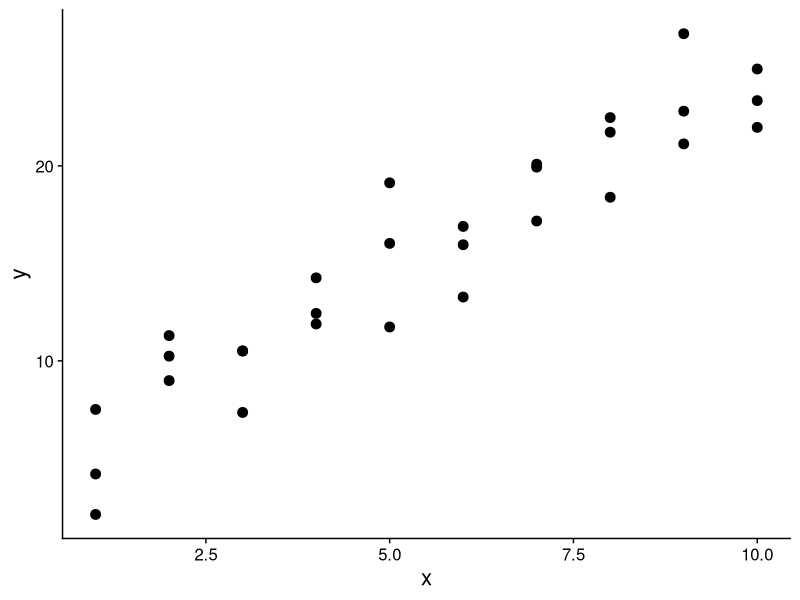
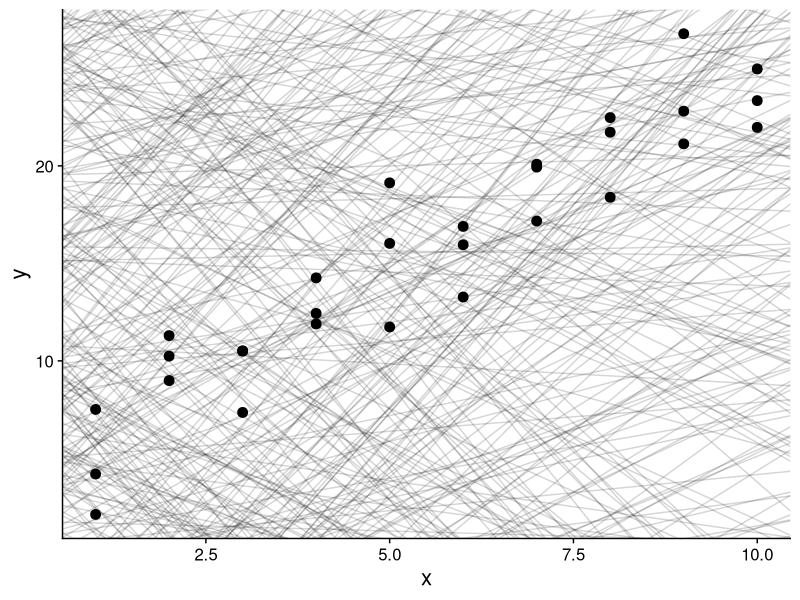
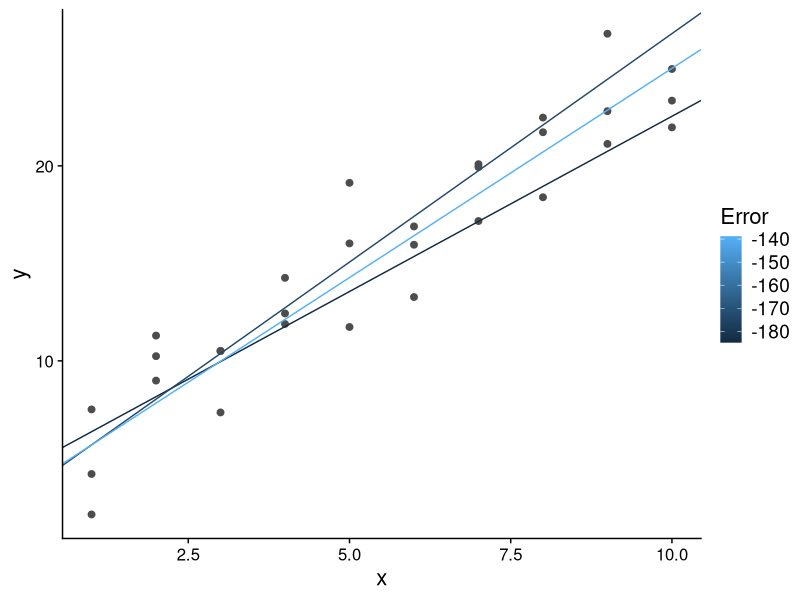
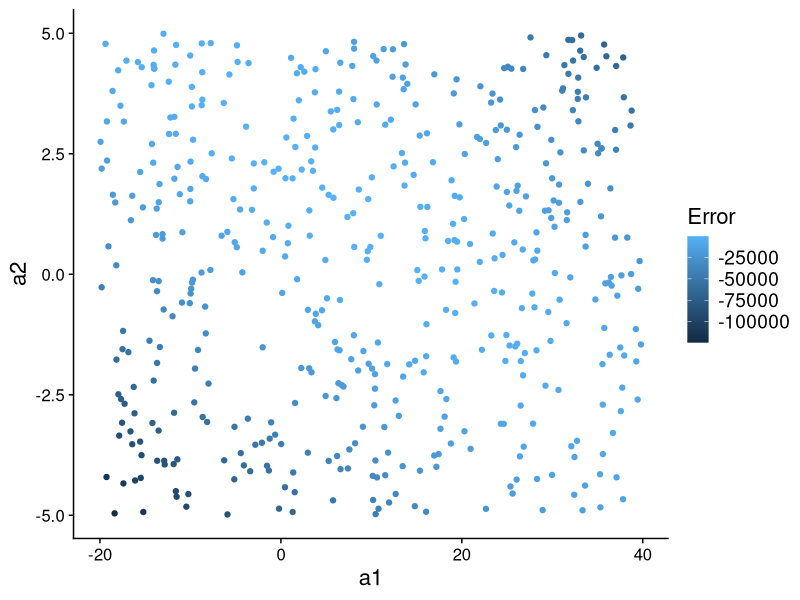
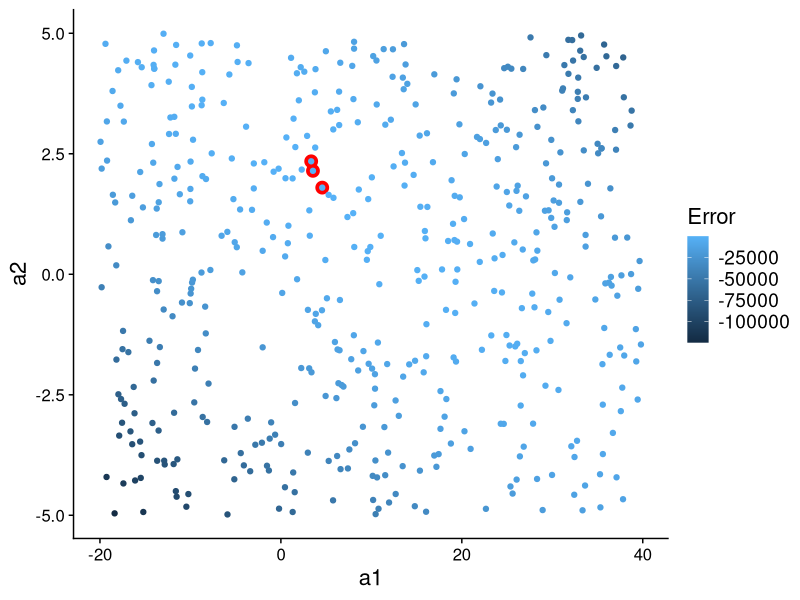
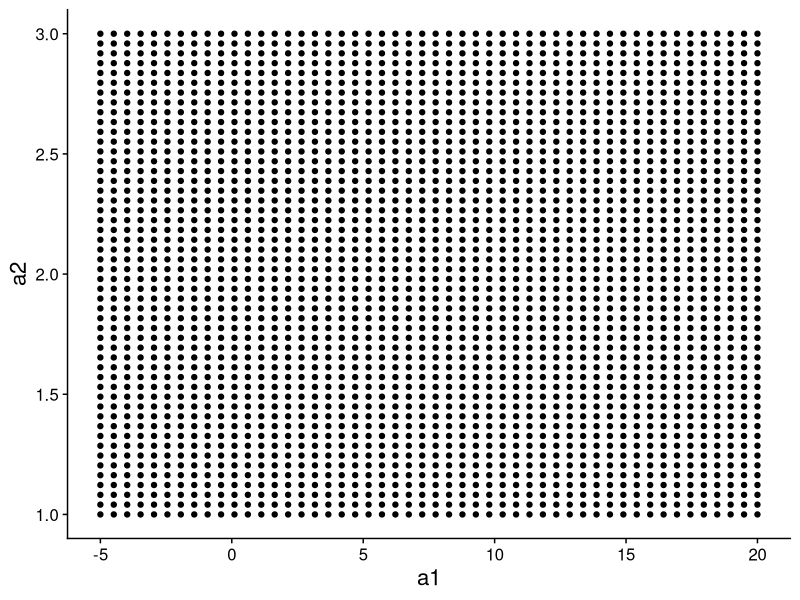
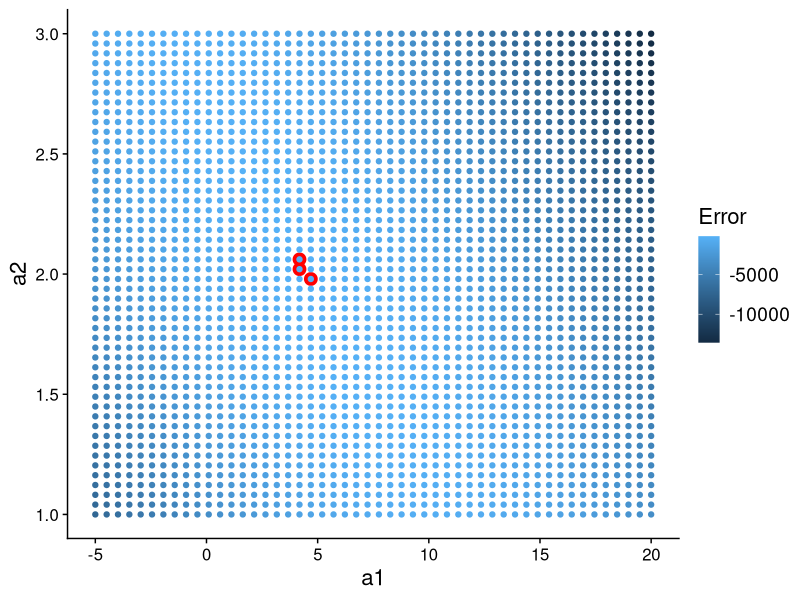
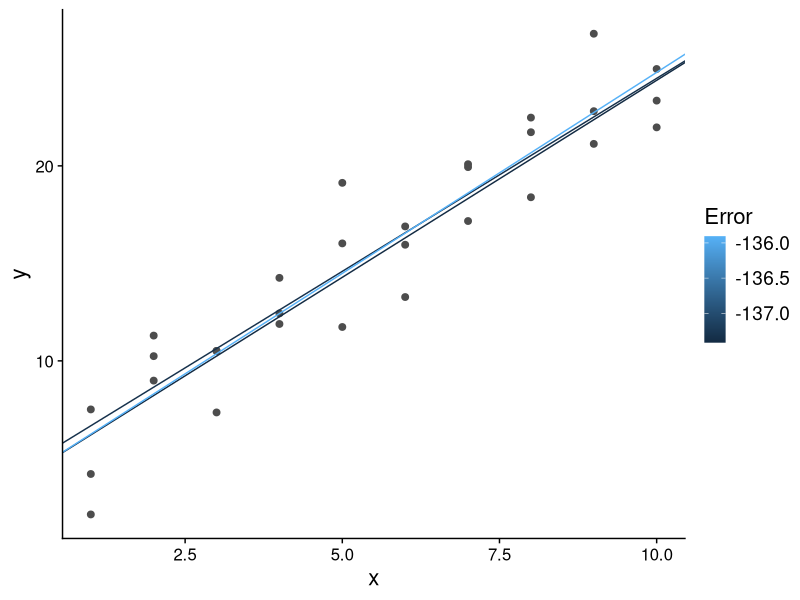

Source code (R) for these figures, in order:
## ---- chunk 1
library(tidyverse)
library(modelr)
# The cowplot package has a nice theme for ggplot *and* all sorts of useful
# other features.
library(cowplot)
# With theme_set, we can set the default ggplot theme to be the cowplot theme.
theme_set(theme_cowplot())
## ---- chunk 2
head(sim1)
## ---- chunk 3
s1_plot <- ggplot(sim1, aes(x, y)) +
  geom_point(size=3) +
  theme(
    text=element_text(size=16)
  )
s1_plot
## ---- chunk 4
models <- tibble(
  a1 = runif(500, -20, 40),
  a2 = runif(500, -5, 5)
)
head(models)
## ---- chunk 5
rand_search_plot <- ggplot(sim1, aes(x, y)) +
  geom_abline(
    data = models,
    aes(intercept = a1, slope = a2),
    alpha = 1/6
  ) +
  geom_point(
    size=3
  ) +
  theme(
    text = element_text(size=16)
  )
rand_search_plot
## ---- chunk 6
# run_model <- function(a, data) {
#   a[1] + data$x * a[2]
# }
# model1(c(7, 1.5), sim1)

run_model <- function(a1, a2, data) {
  return(a1 + (data$x * a2) )
}
## ---- chunk 7
run_model(7, 1.5, sim1)
## ---- chunk 8
# measure_error returns the sum of squared error between the model output
# and the true value of the response variable in our training data.
measure_error <- function(model_params, data) {
  diff <- data$y - run_model(model_params[1], model_params[2], data)
  return(sum(diff ^ 2))
}
## ---- chunk 9
measure_error(c(7, 1.5), sim1)
## ---- chunk 10
# I define this sim1_err function to make it easy to use mapply to compute
# the error for *all* models at once.
sim1_err <- function(a1, a2) {
  measure_error(c(a1, a2), sim1)
}

models$error <- mapply(
  sim1_err,
  models$a1,
  models$a2
)
models
## ---- chunk 11
top_models_plot <- ggplot(
    sim1,
    aes(x, y)
  ) +
  geom_point(
    size = 2,
    colour = "grey30"
  ) +
  geom_abline(
    aes(intercept = a1, slope = a2, colour = -error),
    data = filter(models, rank(error) <= 3)
  ) +
  scale_color_continuous(
    name = "Error"
  ) +
  theme(
    text = element_text(size = 16)
  )
top_models_plot
## ---- chunk 12
ggplot(models, aes(a1, a2)) +
  geom_point(
    aes(colour = -error)
  ) +
  scale_color_continuous(
    name="Error"
  ) +
  theme(
    text=element_text(size=16)
  )
## ---- chunk 13
ggplot(models, aes(a1, a2)) +
  geom_point(
    data = filter(models, rank(error) <= 3),
    size = 4,
    colour = "red"
  ) +
  geom_point(
    aes(colour = -error)
  ) +
  scale_color_continuous(
    name="Error"
  ) +
  theme(
    text=element_text(size=16)
  )
## ---- chunk 14
grid <- expand.grid(
  a1 = seq(-5, 20, length = 50),
  a2 = seq(1, 3, length = 50)
)
head(grid)
## ---- chunk 15
ggplot(
    data=grid,
    aes(a1, a2)
  ) +
  geom_point() +
  theme(
    text=element_text(size=16)
  )
## ---- chunk 16
grid <- grid %>%
  mutate(error = purrr::map2_dbl(a1, a2, sim1_err))
head(grid)
## ---- chunk 17
ggplot(
    data=grid,
    aes(a1, a2)
  ) +
  geom_point(
    data = filter(grid, rank(error) <= 3),
    size = 4,
    colour = "red"
  ) +
  geom_point(
    aes(colour = -error)
  ) +
  scale_color_continuous(
    name="Error"
  ) +
  theme(
    text=element_text(size=16)
  )
## ---- chunk 18
ggplot(
    sim1,
    aes(x, y)
  ) +
  geom_point(
    size = 2,
    colour = "grey30"
  ) +
  geom_abline(
    aes(intercept = a1, slope = a2, colour = -error),
    data = filter(grid, rank(error) <= 3)
  ) +
  scale_color_continuous(
    name="Error"
  ) +
  theme(
    text=element_text(size=16)
  )
## ---- chunk 19
lm_mod <- lm(y ~ x, data = sim1)
lm_mod
